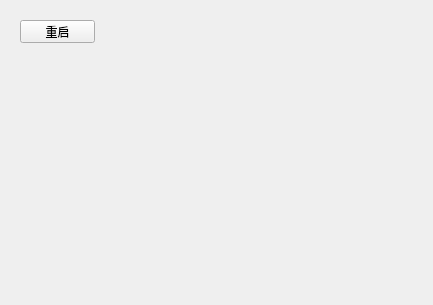
<?xml version="1.0" encoding="UTF-8"?>
<ui version="4.0">
 <class>GBDeviceControlDlg</class>
 <widget class="QWidget" name="GBDeviceControlDlg">
  <property name="geometry">
   <rect>
    <x>0</x>
    <y>0</y>
    <width>433</width>
    <height>305</height>
   </rect>
  </property>
  <property name="windowTitle">
   <string>GBDeviceControlDlg</string>
  </property>
  <widget class="QPushButton" name="pb_reboot">
   <property name="geometry">
    <rect>
     <x>20</x>
     <y>20</y>
     <width>75</width>
     <height>23</height>
    </rect>
   </property>
   <property name="text">
    <string>重启</string>
   </property>
  </widget>
 </widget>
 <layoutdefault spacing="6" margin="11"/>
 <resources/>
 <connections/>
</ui>
